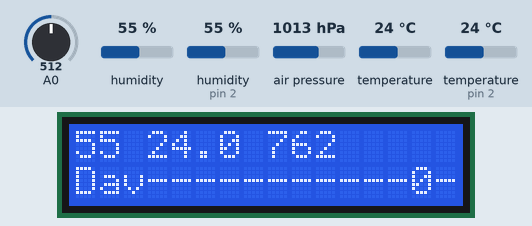
The sketch below on a simulated Arduino Uno, built with avr-gcc and run on an emulated ATmega328P. Shown: 16×2 character LCD. The inputs (shaded band) are chosen by the test bench; at power-on: A0 = 512, humidity 55 %, humidity (sensor on pin 2) 55 %, air pressure 1013 hPa, temperature (sensor on pin 2) 24 °C, temperature 24 °C.

Above: at 2.2 s.
2.3 s: A0 set to 716
At 3.0 s:
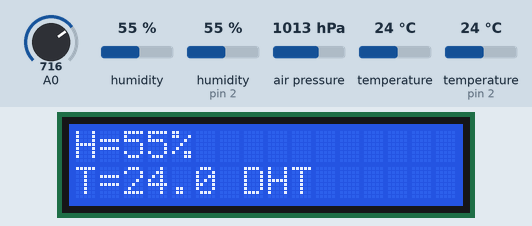
5.3 s: humidity (sensor 0) set to 22 %
At 6.5 s:
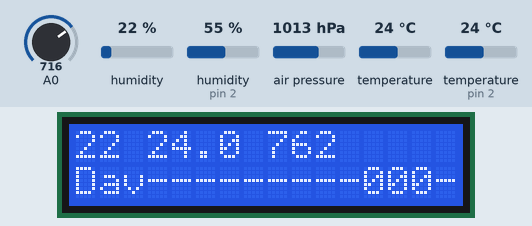
8.1 s: humidity (sensor on pin 2) set to 22 %
At 9.1 s:
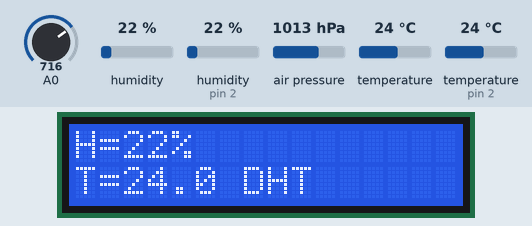
10.7 s: air pressure set to 952 hPa
At 11.6 s:
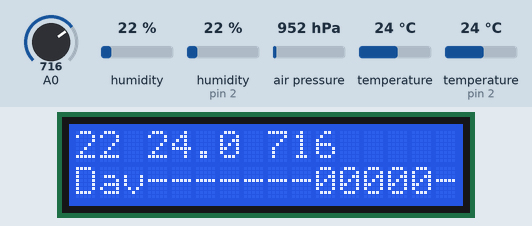
13.2 s: temperature (sensor on pin 2) set to 12 °C
At 15.2 s:
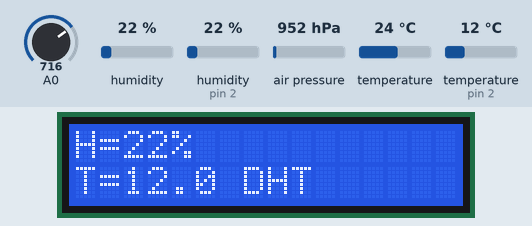
16.2 s: temperature (sensor 0) set to 12 °C
At 16.7 s:
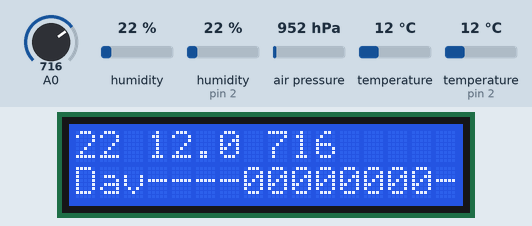
Timing chart, 0 to 19.2 s (numbered marks = the images above; inputs shaded):
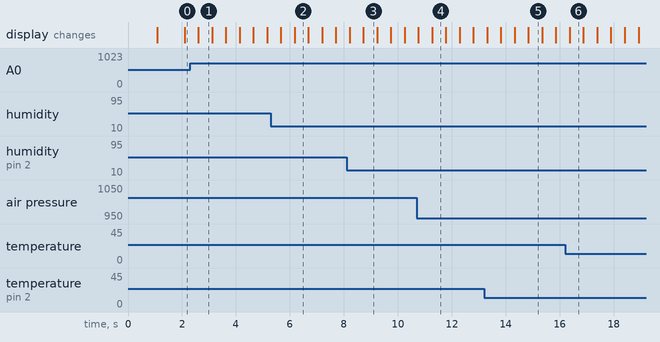

The sketch:

sketch_lcd_buttons_graph.ino
```cpp
#include <EEPROM.h>
#include <stdint.h>
#include "SparkFunBME280.h"
#include "Wire.h"
#include "SPI.h"
#include <LiquidCrystal.h>
#include "DHT.h"

#define DHTPIN 2   // what digital pin we're connected to
LiquidCrystal lcd(8, 9, 4, 5, 6, 7 );
#define DHTTYPE DHT22   // DHT 22  (AM2302), AM2321

          #if defined(ARDUINO) && ARDUINO >= 100
          #define printByte(args)  write(args);
          #else
          #define printByte(args)  print(args,BYTE);
          #endif

//Display mode
// 0 -> DHT; 1 -> BME280; -1-> calibrating
int displayMode = 0;

//Global sensor object
BME280 mySensor;
DHT dht(DHTPIN, DHTTYPE);

int button;
const int BUTTON_NONE   = 0;
const int BUTTON_RIGHT  = 1;
const int BUTTON_UP     = 2;
const int BUTTON_DOWN   = 3;
const int BUTTON_LEFT   = 4;
const int BUTTON_SELECT = 5;


int getPressedButton() {
  int buttonValue = analogRead(0); // считываем значения с аналогового входа(A0)
  if (buttonValue < 100) {
    return BUTTON_RIGHT;
  }
  else if (buttonValue < 200) {
    return BUTTON_UP;
  }
  else if (buttonValue < 400) {
    return BUTTON_DOWN;
  }
  else if (buttonValue < 600) {
    return BUTTON_LEFT;
  }
  else if (buttonValue < 800) {
    return BUTTON_SELECT;
  }
  return BUTTON_NONE;
}

//Calibrate indexes
double tempIndexBME = 0.0;
double tempIndexDHT = 0.0;

//Создаем массив значений на дисплее, от пустого к полному.
          uint8_t graf0[8] = {0x1F,0x1F,0x1F,0x1F,0x1F,0x1F,0x1F};
          uint8_t graf1[8] = {B00000, B11111, B11111, B11111, B11111, B11111, B11111};
          uint8_t graf2[8] = {B00000, B00000, B11111, B11111, B11111, B11111, B11111};
          uint8_t graf3[8] = {B00000, B00000, B00000, B11111, B11111, B11111, B11111};
          uint8_t graf4[8] = {B00000, B00000, B00000, B00000, B11111, B11111, B11111};
          uint8_t graf5[8] = {B00000, B00000, B00000, B00000, B00000, B11111, B11111};
          uint8_t graf6[8] = {B00000, B00000, B00000, B00000, B00000, B00000, B11111};
          uint8_t graf7[8] = {B00000, B00000, B00000, B00000, B00000, B00000, B00000};
//Добавили символы для графиков

int stat[2][25]; //Возьмем 2х мерный массив, где один массив время(контроль действительности значения) и второй массив наши данные
//int stat[0]; //Давление
//int stat[1]; //Время

long data = 0;

void setup()
{

  lcd.begin(16,2);
  lcd.print("Hello :)");
  delay(1000);

  mySensor.settings.commInterface = I2C_MODE;
  mySensor.settings.I2CAddress = 0x76; //Адрес датчика

  mySensor.settings.runMode = 3; //В примере предлагают использовать Forced mode, но при обновлении раз в секунду достаточно Normal mode

  mySensor.settings.tStandby = 0; //Очевидно чаще не нужно

  mySensor.settings.filter = 0;


  mySensor.settings.tempOverSample = 1;

  mySensor.settings.pressOverSample = 1;

  mySensor.settings.humidOverSample = 1;

  //Calling .begin() causes the settings to be loaded
  mySensor.begin();
  dht.begin();

  lcd.createChar(0, graf0);// Подключаем доп. символы
  lcd.createChar(1, graf1);
  lcd.createChar(2, graf2);
  lcd.createChar(3, graf3);
  lcd.createChar(4, graf4);
  lcd.createChar(5, graf5);
  lcd.createChar(6, graf6);
  lcd.createChar(7, graf7);

}

void loop()
{
    button = getPressedButton();  //get pressed button
    switch (button) {
    case BUTTON_SELECT:
        switch(displayMode){
          case 0: displayMode = 1;
                lcd.clear();
                break;
          case 1: displayMode = 0;
                lcd.clear();
                break;


    }
    break;

  }

 switch(displayMode){
  case 0:
          displayBME();
          break;
  case 1:
          displayDHT();
          break;
 }

 delay(500);
}
void displayBME(){
  lcd.setCursor(0,0);
  lcd.print((uint8_t)mySensor.readFloatHumidity());
  lcd.print(" ");
  lcd.print(mySensor.readTempC() + tempIndexBME, 1);

  lcd.print(" ");

  float mmH=mySensor.readFloatPressure()/133;
  lcd.print(mmH, 0);

  if (((millis()/1000)-stat[1][23]) >= 1.0) //заполняем текущее значение раз 1 час (3600000)
     {
       //сдвигаем массив влево, чтобы освободить предпоследнюю ячейку
         int i=0;
         for (i = 0; i < 24; i++) stat[0][i] = stat[0][i+1];
         for (i = 0; i < 24; i++) stat[1][i] = stat[1][i+1];

      data = mySensor.readTempC(); //Записываем значения давления
      stat[0][23] = data;
      stat[1][23] = millis()/1000;

      grafik(0, 2, 0); //строим график, вызов усложнен для построения разных графиков из массива, первое число номер массива, затем периодичность выборки данных, потом начальное значение в массиве. Мы берем первый массив(0), берем каждое второе значение(2) и начинаем с начала(0)
     }
}

  void grafik(int x, int y, int z) {
        lcd.setCursor(0, 1);
        lcd.print("Dav");

           int minx = stat[x][0];
           int maxy = stat[x][0];
            for(int i=z; i<=24; i++) {
              minx = min(minx, stat[x][i]);
              maxy = max(maxy, stat[x][i]);
            }
           for (int i=z; i <= 24; i= i + y){
              if (stat[1][i] == 0){
                lcd.print("-");                                   //если значений нет
              } else {

           lcd.print(map(stat[x][i], minx, maxy, 7, 0));
        }

  }
  }
void displayDHT(){
  float h = dht.readHumidity();
  // Read temperature as Celsius (the default)
  float t = dht.readTemperature();
  lcd.setCursor(0,0);
  lcd.print("H=");
  lcd.print(h, 0);
  lcd.print("%");
  lcd.setCursor(0,1);
  lcd.print("T=");
  lcd.print(t + tempIndexDHT, 1);
  lcd.print(" DHT");

}

void displayCalibrate(){
  lcd.clear();
  lcd.setCursor(0,0);
  lcd.print("Cal mode");
  lcd.setCursor(0,1);
}

void Calibrate(double trueTemp){
  float r;
  EEPROM.get(0, r);
  if(r == 0xFFFFFFFF){
    tempIndexBME = trueTemp - mySensor.readTempC();
    tempIndexDHT = trueTemp - dht.readTemperature();
    EEPROM.put(0, tempIndexBME);
    EEPROM.put(sizeof(float), tempIndexDHT);

  } else{
    EEPROM.get(0,  tempIndexBME);
    EEPROM.get(sizeof(float),  tempIndexDHT);
  }

}
```

Measured:
- after the input at 2.3 s, the display: changes after 0.31 s (image 1)
- what the display in image 1 shows lasts 0.5 s, from 2.6 s to 3.1 s
